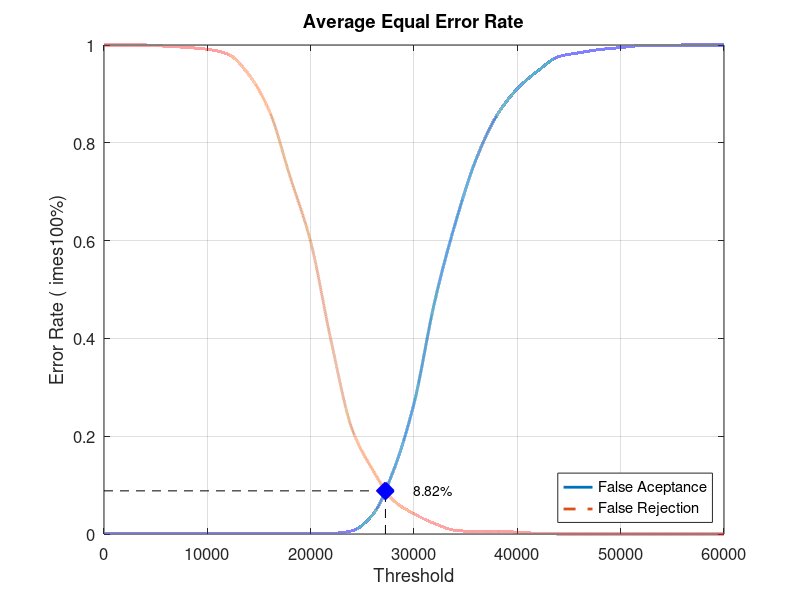
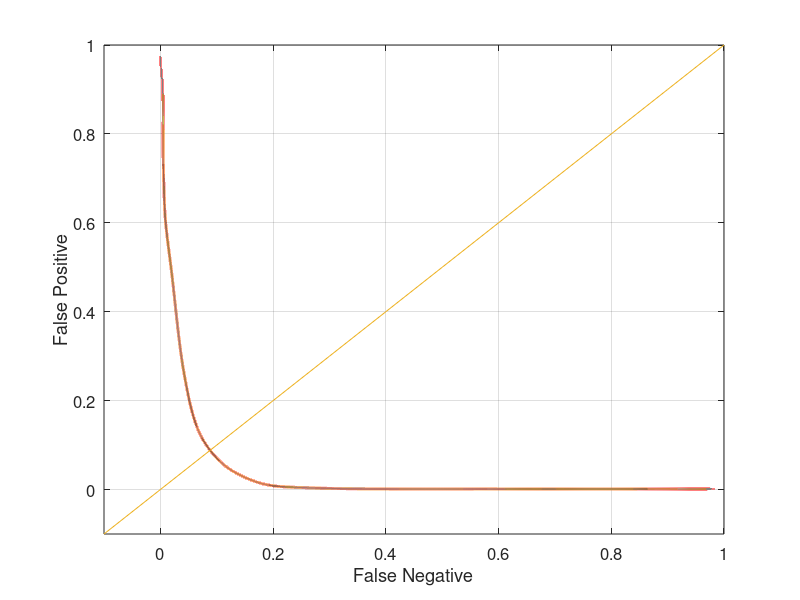

MATLAB code to generate these figures, in order:
close all;
clear;
clc;
x = 0:2000:60000;
xq = 0:0.5:60000;

y0 = [0 0.00131579 0.00131579 0.00131579 0.00131579 0.00131579 0.00131579 0.00131579 0.00131579 0.00131579 0.00131579 0.00131579 0.00657895 0.0394737 0.128947 0.267105 0.475 0.635526 0.76579 0.855263 0.910526 0.947368 0.976316 0.984211 0.990789 0.994737 0.998684 0.998684 1 1 1]
yy0 = interp1(x, y0, xq, 'pchip');
y1 = [1 1 1 0.9975 0.995 0.99125 0.98125 0.94 0.865 0.73125 0.5975 0.3925 0.215 0.13125 0.06875 0.04125 0.02125 0.0075 0.005 0.005 0.00375 0.00125 0 0 0 0 0 0 0 0 0]
yy1 = interp1(x, y1, xq, 'pchip');

% Calculating EER: 
y2 = abs(y0 - y1);
find(y2 == min(y2))
yy2 = abs(yy0 - yy1);
xEER = find(yy2 == min(yy2));
xEERIndex = xq(xEER) % X-axis EER
yEER = yy0(xEER) % Y-axis EER

main = figure
plot(xq, yy0,'-','LineWidth', 2);	hold on
plot(xq, yy1,'--','LineWidth', 2);	hold on
plot([xEERIndex xEERIndex], [0 yEER], 'k--');	hold on
plot([0 xEERIndex], [yEER yEER], 'k--');	hold on
plot(xEERIndex, yEER, 'bx', 'LineWidth', 10);	hold on
text(xEERIndex + 10 * xEERIndex / 100, yEER, [num2str(round((10000 * yEER)) / 100) '%'])
legend('False Aceptance', 'False Rejection', 'Location', 'SouthEast')
xlabel('Threshold')
ylabel('Error Rate (	imes100%)')
title('Average Equal Error Rate')
set(gca, 'FontSize', 12)
axis([0 60000 0 1])
grid on

print(main, 'Experiment5AverageMain', '-dpng');
FNRxFPR = figure('Color', [1 1 1]);
plot(yy1, yy0, '-', yy1, yy0, 'LineWidth', 2);
hold on
y = -0.1:0.1:1
plot(y, y); 
set(gca, 'FontSize', 12)
xlabel('False Negative')
ylabel('False Positive')
axis([-0.1 1 -0.1 1])
set(gca, 'FontSize', 12)
grid on

print(FNRxFPR, 'Experiment5AverageFNRxFPR','-dpng');
